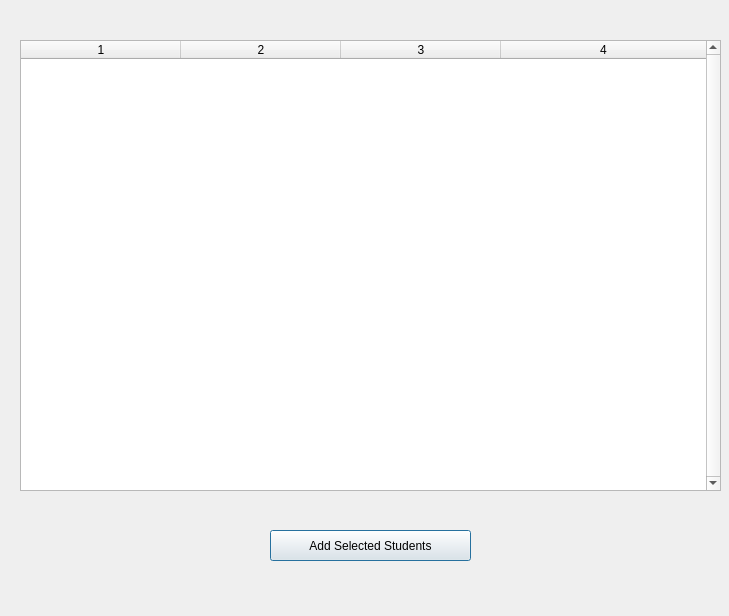
<?xml version="1.0" encoding="UTF-8"?>
<ui version="4.0">
 <class>Dialog</class>
 <widget class="QDialog" name="Dialog">
  <property name="geometry">
   <rect>
    <x>0</x>
    <y>0</y>
    <width>729</width>
    <height>616</height>
   </rect>
  </property>
  <property name="windowTitle">
   <string>Dialog</string>
  </property>
  <widget class="QTableWidget" name="studentTable">
   <property name="geometry">
    <rect>
     <x>20</x>
     <y>40</y>
     <width>701</width>
     <height>451</height>
    </rect>
   </property>
   <property name="sizePolicy">
    <sizepolicy hsizetype="Expanding" vsizetype="Expanding">
     <horstretch>0</horstretch>
     <verstretch>0</verstretch>
    </sizepolicy>
   </property>
   <property name="minimumSize">
    <size>
     <width>464</width>
     <height>0</height>
    </size>
   </property>
   <property name="verticalScrollBarPolicy">
    <enum>Qt::ScrollBarAlwaysOn</enum>
   </property>
   <property name="horizontalScrollBarPolicy">
    <enum>Qt::ScrollBarAlwaysOff</enum>
   </property>
   <property name="sizeAdjustPolicy">
    <enum>QAbstractScrollArea::AdjustToContents</enum>
   </property>
   <property name="rowCount">
    <number>0</number>
   </property>
   <property name="columnCount">
    <number>4</number>
   </property>
   <attribute name="horizontalHeaderVisible">
    <bool>true</bool>
   </attribute>
   <attribute name="horizontalHeaderCascadingSectionResizes">
    <bool>true</bool>
   </attribute>
   <attribute name="horizontalHeaderDefaultSectionSize">
    <number>160</number>
   </attribute>
   <attribute name="horizontalHeaderMinimumSectionSize">
    <number>58</number>
   </attribute>
   <attribute name="horizontalHeaderShowSortIndicator" stdset="0">
    <bool>true</bool>
   </attribute>
   <attribute name="horizontalHeaderStretchLastSection">
    <bool>true</bool>
   </attribute>
   <attribute name="verticalHeaderCascadingSectionResizes">
    <bool>true</bool>
   </attribute>
   <attribute name="verticalHeaderShowSortIndicator" stdset="0">
    <bool>true</bool>
   </attribute>
   <attribute name="verticalHeaderStretchLastSection">
    <bool>true</bool>
   </attribute>
   <column/>
   <column/>
   <column/>
   <column/>
  </widget>
  <widget class="QPushButton" name="addSelectedStudentsButton">
   <property name="geometry">
    <rect>
     <x>270</x>
     <y>530</y>
     <width>201</width>
     <height>31</height>
    </rect>
   </property>
   <property name="text">
    <string>Add Selected Students</string>
   </property>
  </widget>
 </widget>
 <resources/>
 <connections/>
</ui>
